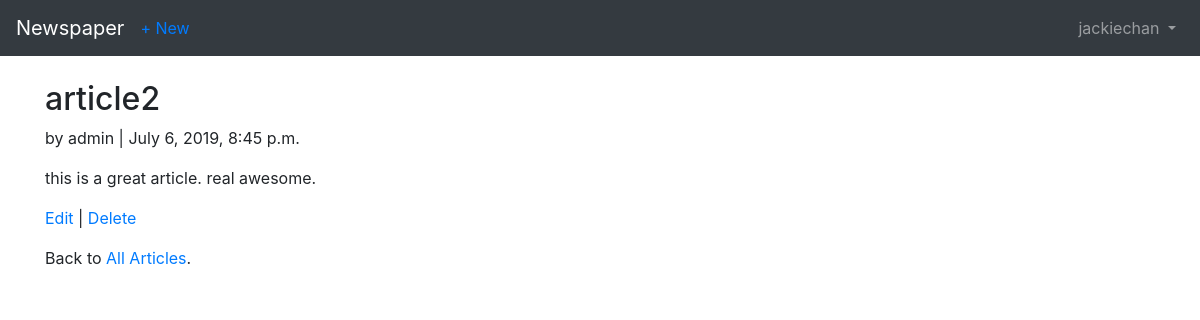
The app's page /articles/2/ (signed in) with its own data.
### users/models.py (models this page shows, shortened)
class CustomUser(AbstractUser):
    age = models.PositiveIntegerField(null=True,blank=True)

### articles/models.py (models this page shows, shortened)
class Article(models.Model):
    title = models.CharField(max_length=255)
    body = models.TextField()
    date = models.DateTimeField(auto_now_add=True)
    author = models.ForeignKey(
        get_user_model(),
        on_delete=models.CASCADE,
    )

### articles/views.py (the view)
# urls.py: path('<int:pk>/', ArticleDetailView.as_view(), name='article_detail'),
class ArticleDetailView(LoginRequiredMixin,DetailView):
    model = Article
    template_name = 'article_detail.html'

### templates/article_detail.html
{% extends 'base.html' %}
{% block content %}
<div class="article-entry">
  <h2>{{ object.title }}</h2>
  <p>by {{ object.author }} | {{object.date}}</p>
  <p>{{ object.body }}</p>
</div>
<p><a href="{% url 'article_edit' article.pk %}">Edit</a> | <a href="{% url 'article_delete' article.pk %}">Delete</a></p>
<p>Back to <a href="{% url 'article_list' %}">All Articles</a>.</p>
{% endblock content %}

### templates/base.html (shortened to what this page needs)
<!doctype html>
<html lang="en">
  <head>
    <link rel="stylesheet" href="https://stackpath.bootstrapcdn.com/bootstrap/4.1.3/css/bootstrap.min.css">
  </head>
  <body>
    <nav class="navbar navbar-expand-md navbar-dark bg-dark mb-4">
      <a class="navbar-brand" href="{% url 'home' %}">Newspaper</a>
      {% if user.is_authenticated %}
      <ul class="navbar-nav mr-auto">
      <li class="nav-item"><a href="{% url 'article_new' %}">+ New</a></li>
      {% endif %}
      </ul>
      <div class="collapse navbar-collapse" id="navbarCollapse">
        {% if user.is_authenticated %}
          <ul class="navbar-nav ml-auto">
            <li class="nav-item">
              <a class="nav-link dropdown-toggle" href="#" id="userMenu"\
              data-toggle="dropdown" aria-haspopup="true" aria-expanded\
              ="false">
                {{ user.username }}
              </a>
            </li>
          </ul>
        {% endif %}
      </div>
    </nav>
    <div class="container">
      {% block content %}
      {% endblock content %}
    </div>
      </body>
</html>

### records on screen
CustomUser: username "jackiechan"
Article: title "article2", author "admin", date "July 6, 2019, 8:45 p.m.", body "this is a great article. real awesome."
